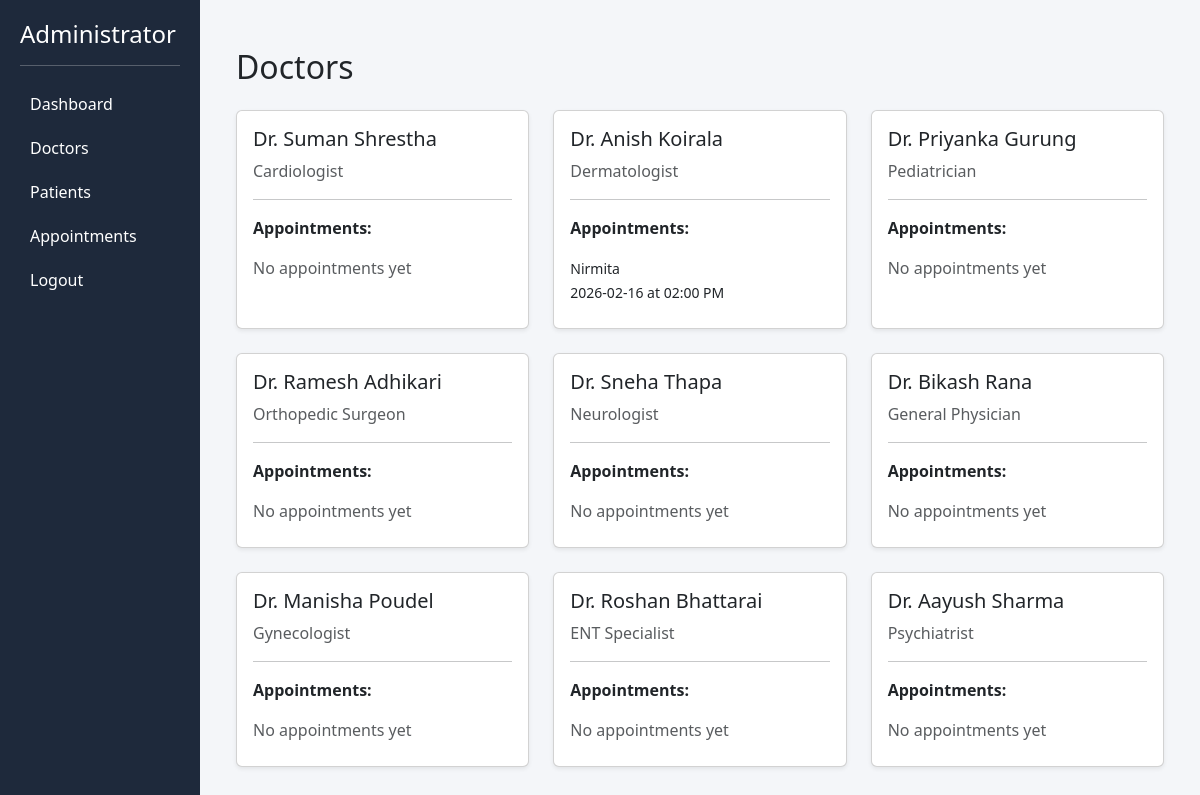
/admin/doctors (signed in), run on an earlier commit of the app's database.
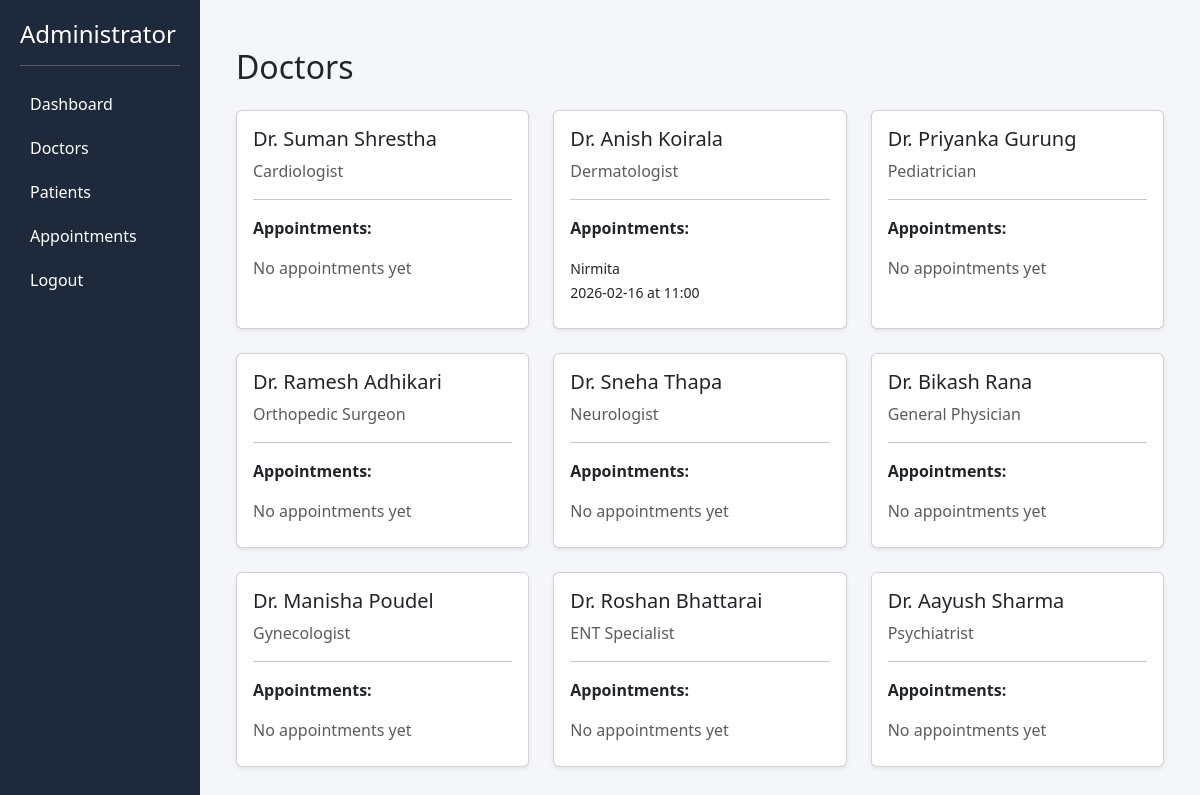
And on a later commit of the database.
### models.py (models this page shows)
class Appointment(db.Model):
    id = db.Column(db.Integer, primary_key=True)
    date = db.Column(db.String(50))
    time = db.Column(db.String(50))
    user_id = db.Column(db.Integer, db.ForeignKey('user.id'))
    doctor_id = db.Column(db.Integer, db.ForeignKey('doctor.id'))

class User(db.Model):
    id = db.Column(db.Integer, primary_key=True)
    name = db.Column(db.String(100))
    email = db.Column(db.String(100), unique=True)
    password = db.Column(db.String(200))
    is_admin = db.Column(db.Boolean, default=False)
    appointments = db.relationship('Appointment', backref='patient', lazy=True)

### app.py (the view)
@app.route('/admin/doctors')
def admin_doctors():
    if not session.get('is_admin'):
        return redirect(url_for('login'))
    doctors = Doctor.query.all()
    return render_template('admin_doctors.html', doctors=doctors)

### templates/admin_doctors.html
{% extends 'admin_base.html' %}
{% block content %}
<div class="container-fluid my-4">
    <h2 class="mb-4">Doctors</h2>
    <div class="row">
        {% for doctor in doctors %}
        <div class="col-12 col-md-6 col-lg-4 mb-4">
            <div class="card shadow-sm h-100">
                <div class="card-body">
                    <h5 class="card-title">
                        {{ doctor.name }}
                    </h5>
                    <p class="text-muted mb-2">
                        {{ doctor.specialization }}
                    </p>
                    <hr>
                    <p class="fw-bold mb-2">Appointments:</p>
                    <div style="max-height: 150px; overflow-y: auto;">
                        <ul class="list-group list-group-flush">
                            {% for appt in doctor.appointments %}
                            <li class="list-group-item px-0">
                                <small>
                                    {{ appt.patient.name }} <br>
                                    {{ appt.date }} at {{ appt.time }}
                                </small>
                            </li>
                            {% else %}
                            <li class="list-group-item px-0 text-muted">
                                No appointments yet
                            </li>
                            {% endfor %}
                        </ul>
                    </div>
                </div>
            </div>
        </div>
        {% endfor %}
    </div>
</div>
{% endblock %}

What changed in the data, as far as the page shows it:
changed Appointment "Nirmita": time "02:00 PM" → "11:00"
